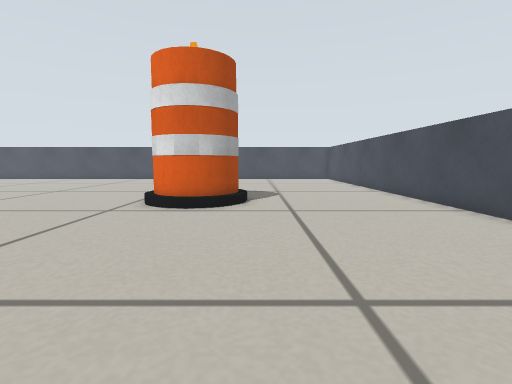
view 1 (above)

19 first-person views from a walk through a Gazebo world. The camera is 0.26 m above the floor, tilts 6° down and sees 85° across. The floor is counted in squares, 0.2 m on a side. Each view is taken from the middle of a square. On the plan, view 1 faces up. The plan holds only what a view shows up to about 13 squares ahead; the rest is blank. The robots in the file are not drawn.

view 2
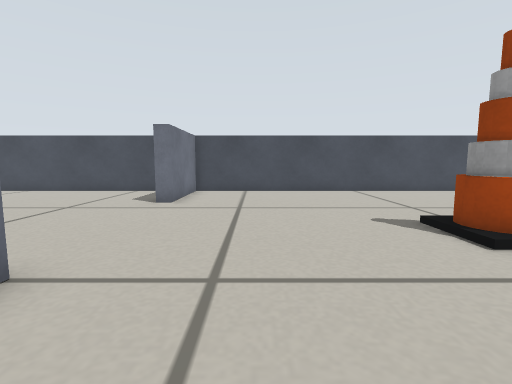

view 3
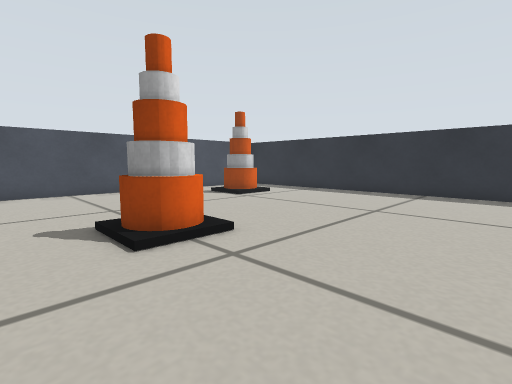

view 4
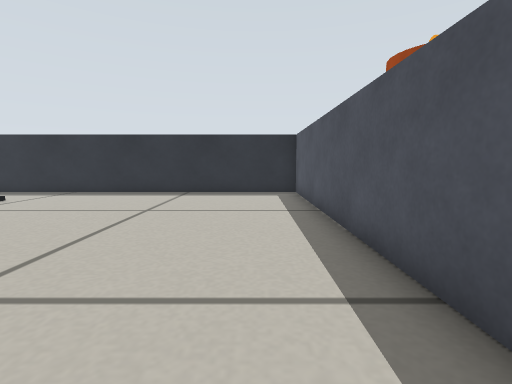

view 5
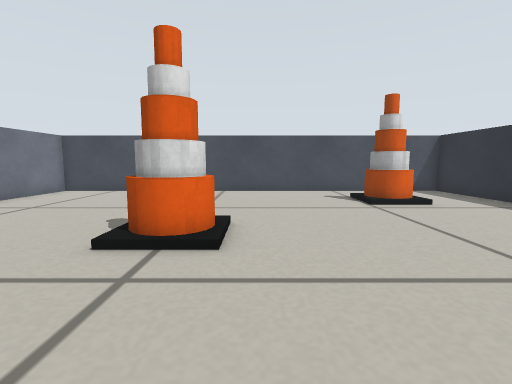

view 6
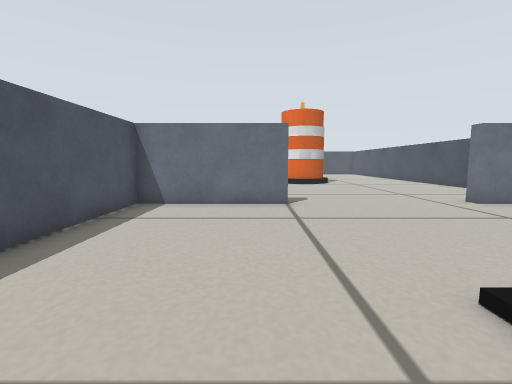

view 7
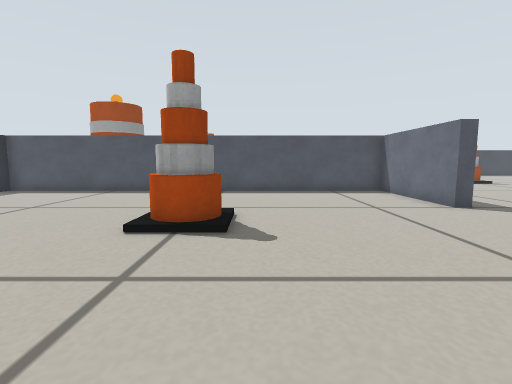

view 8
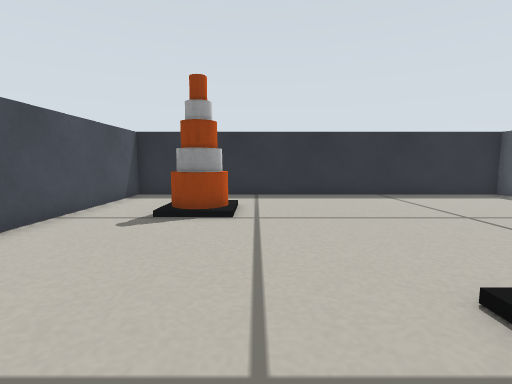

view 9
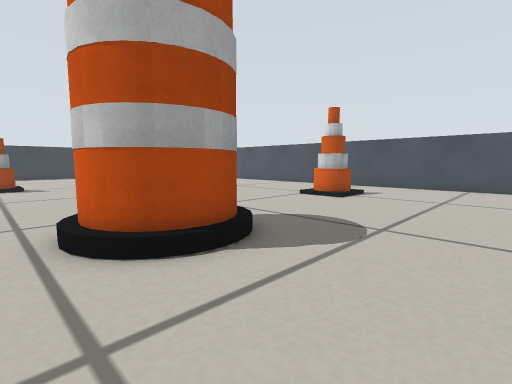

view 10
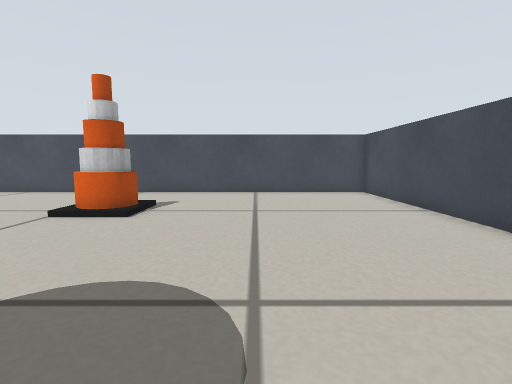

view 11
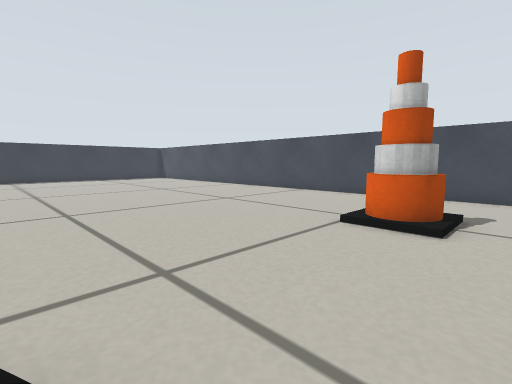

view 12
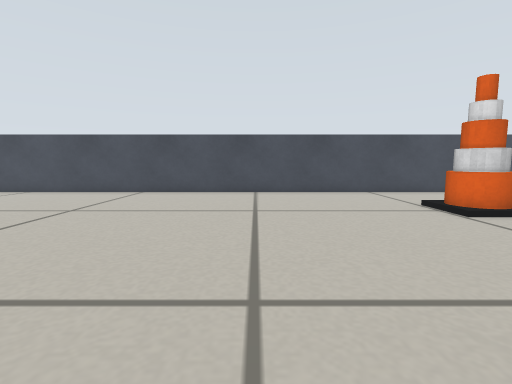

view 13
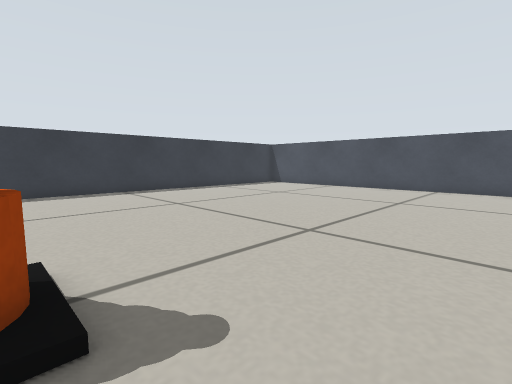

view 14
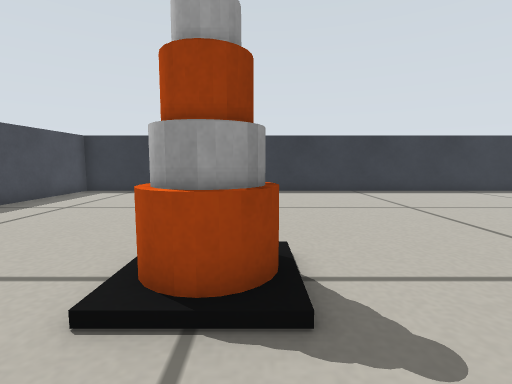

view 15
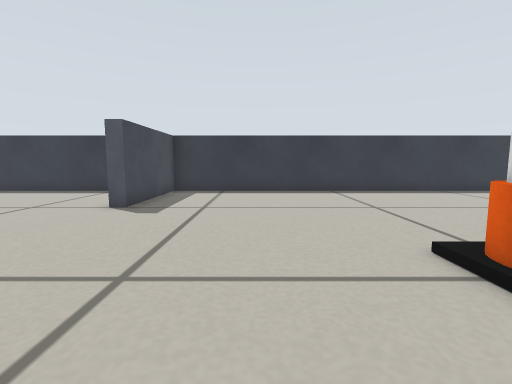

view 16
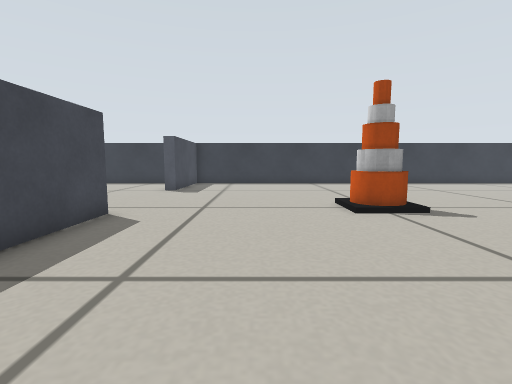

view 17
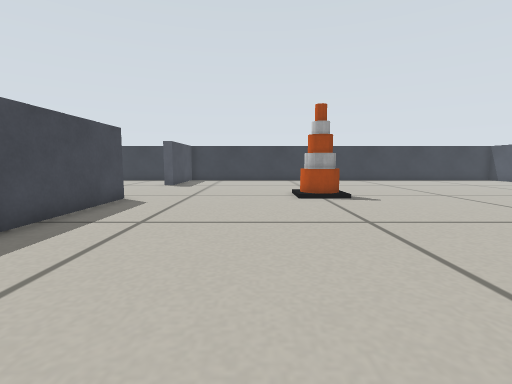

view 18
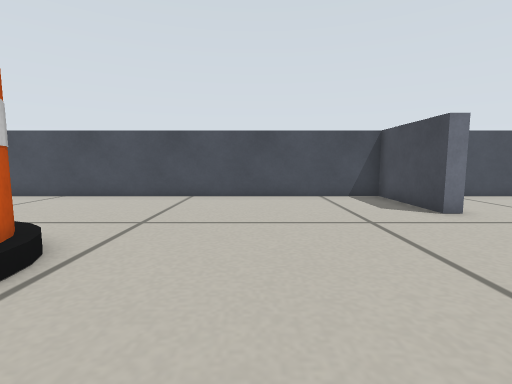

view 19
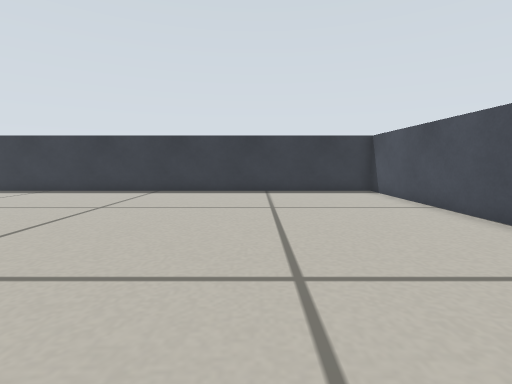

### Floor plan
Points are (right, up) in squares from view 1. A wall is a line through its corners. A room is listed if a view was taken in it or the views show most of it. See-through windows are left out.
Room 1 (views 1, 2, 3, 4, 5, 6, 7, 8)
walls: (-4, 0.4) (-4, -0.2) (-8.8, -0.2) (-8.8, -17.3) (5.8, -17.3) (5.8, -0.2) (2, -0.2) (2, 0.3)
ways out: opening at (-1.5, 0) to room 2
objects: cone (-3, -8) to (-1, -7); cone (2, -14) to (3, -13)
Room 2 (views 9, 10, 11, 12, 13, 14, 15, 16, 17, 18, 19)
walls: (-13, 0.3) (-8, 0.3); (2, 0.3) (5.8, 0.3) (5.8, 22.3) (-23.7, 22.3) (-23.7, 0.3) (-19, 0.3) (-19, -0.2)
ways out: opening at (-1.5, 0) to room 1; opening at (-16.5, 0)
objects: cone (-15, 7) to (-13, 8); cone (-4, 17) to (-2, 18); barrel (-3, 8) to (-1, 11)

Positions as (right, up) in squares from view 1, and headings:
1: (0, 0), facing up
2: (-7, -3), facing right
3: (-7, -5), facing down-right
4: (-7, -5), facing down
5: (-7, -9), facing right
6: (-5, -9), facing up
7: (4, -6), facing left
8: (1, -6), facing down
9: (3, 7), facing up-left
10: (1, 10), facing up
11: (-1, 11), facing up-left
12: (-9, 10), facing up
13: (-11, 8), facing up-left
14: (-11, 8), facing left
15: (-11, 4), facing left
16: (-6, 4), facing left
17: (-3, 5), facing left
18: (-5, 5), facing right
19: (-11, 17), facing left
